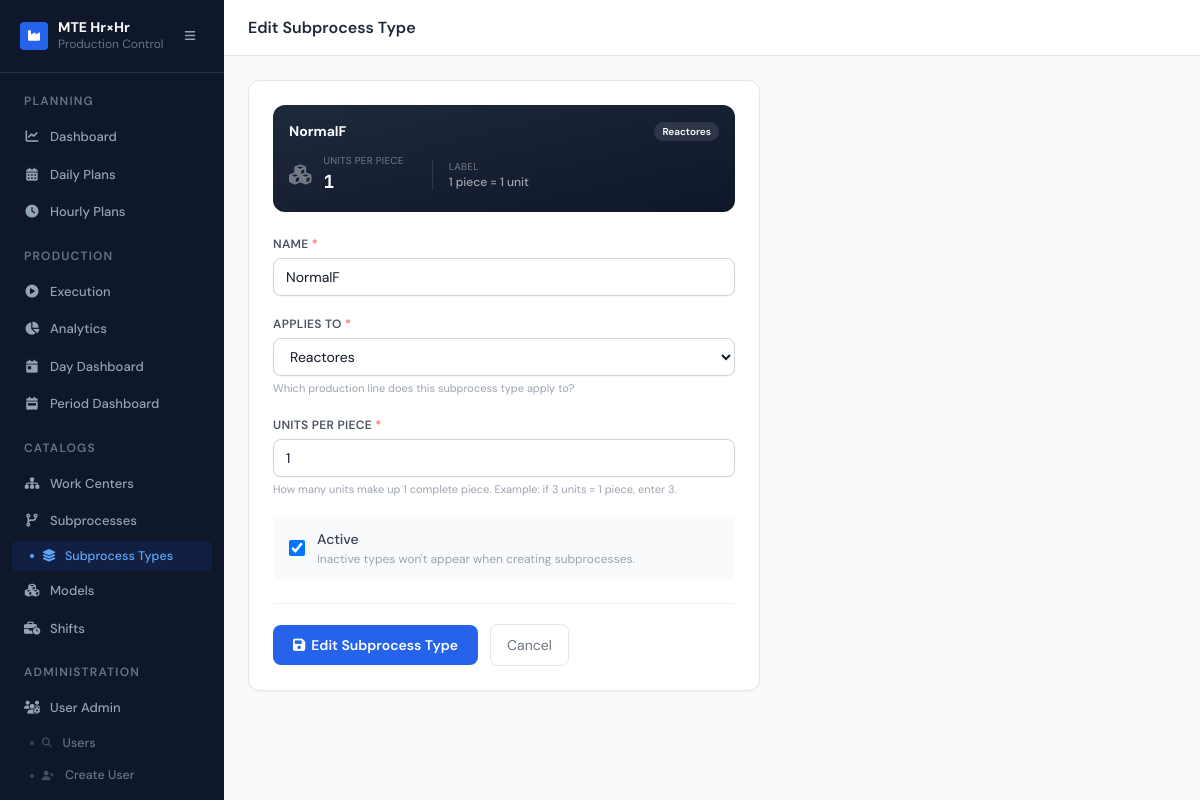
Screenshot of /core/subprocess-types/6/edit/ (signed in) with the database file from the repository.
### core/models.py (models this page shows, shortened)
class SubProcessType(models.Model):
    APPLIES_REACTORES         = "reactores"
    APPLIES_REACTORES_FILTROS = "reactores_filtros"
    APPLIES_CHOICES = [
        (APPLIES_REACTORES,         "Reactores"),
        (APPLIES_REACTORES_FILTROS, "Reactores-Filtros"),
    ]
    name           = models.CharField(max_length=100, unique=True,
                                      verbose_name="Nombre del tipo")
    applies_to     = models.CharField(max_length=30, choices=APPLIES_CHOICES,
                                      verbose_name="Aplica para")
    units_per_piece = models.PositiveIntegerField(
        default=1,
        verbose_name="Contador de unidades por pieza",
        help_text="Cuántas unidades se necesitan para completar 1 pieza. "
                  "Ej: si 3 unidades = 1 pieza, escribe 3.",
    )
    is_active      = models.BooleanField(default=True, verbose_name="Activo")
    created_at     = models.DateTimeField(default=timezone.now)
    class Meta:
        verbose_name        = "Subprocess Type"
        verbose_name_plural = "Subprocess Types"
        ordering            = ["name"]

### core/views.py (the view)
# urls.py: path("subprocess-types/<int:pk>/edit/",   views.spt_update, name="spt_update"),
@login_required
@admin_or_engineer
def spt_update(request, pk):
    if not _require_admin(request):
        return redirect("core:spt_list")
    spt  = get_object_or_404(SubProcessType, pk=pk)
    form = SubProcessTypeForm(request.POST or None, instance=spt)
    if request.method == "POST" and form.is_valid():
        form.save()
        messages.success(request, f"Subprocess type '{spt.name}' updated.")
        return redirect("core:spt_list")
    return render(request, "core/spt_form.html", {
        "form":   form,
        "action": "Edit Subprocess Type",
        "obj":    spt,
    })

### core/views.py (called while the page is built)
def _role(request):
    return get_role(request.user)

def _require_admin(request):
    if _role(request) != "admin":
        messages.error(request, "Only Admins can manage Subprocess Types.")
        return False
    return True

### users/models.py (called while the page is built)
    @property
    def is_admin(self):
        return self.role == self.ROLE_ADMIN

### templates/core/spt_form.html (shortened to what this page needs)
{% extends "base.html" %}
{% block page_title %}{{ action }}{% endblock %}
{% block content %}
<div class="max-w-lg">
  <div class="bg-white rounded-xl border border-gray-200 shadow-sm p-6">
    <div class="mb-6 p-4 rounded-xl bg-gradient-to-br from-slate-800 to-slate-900 text-white"
         id="spt-preview">
      <div class="flex items-center justify-between mb-3">
        <p class="font-bold text-sm" id="prev-name">Type Name</p>
        <span class="text-[10px] font-semibold px-2 py-0.5 rounded-full bg-white/10"
              id="prev-applies">—</span>
      </div>
      <div class="flex items-center gap-3">
        <i class="fas fa-cubes text-white/40 text-xl"></i>
        <div>
          <p class="text-[10px] text-white/40 uppercase tracking-wide">Units per piece</p>
          <p class="mono font-bold text-lg" id="prev-upc">1</p>
        </div>
        <div class="ml-4 border-l border-white/10 pl-4">
          <p class="text-[10px] text-white/40 uppercase tracking-wide">Label</p>
          <p class="text-xs text-white/60 font-medium" id="prev-label">1 piece = 1 unit</p>
        </div>
      </div>
    </div>
    <form method="post" novalidate>
      <div class="space-y-5">
        <div>
          <label class="block text-xs font-semibold text-gray-600 mb-1.5 uppercase tracking-wide">
            Name <span class="text-red-400">*</span>
          </label>
          {{ form.name }}
        </div>
        <div>
          <label class="block text-xs font-semibold text-gray-600 mb-1.5 uppercase tracking-wide">
            Applies to <span class="text-red-400">*</span>
          </label>
          {{ form.applies_to }}
          <p class="text-[11px] text-gray-400 mt-1">
            {{ form.applies_to.help_text }}
          </p>
        </div>
        <div>
          <label class="block text-xs font-semibold text-gray-600 mb-1.5 uppercase tracking-wide">
            Units per Piece <span class="text-red-400">*</span>
          </label>
          {{ form.units_per_piece }}
          <p class="text-[11px] text-gray-400 mt-1">
            {{ form.units_per_piece.help_text }}
          </p>
        </div>
        <div class="flex items-center gap-3 bg-gray-50 rounded-lg px-4 py-3">
          {{ form.is_active }}
          <label class="text-sm font-medium text-gray-700 cursor-pointer"
                 for="{{ form.is_active.id_for_label }}">
            Active
            <span class="block text-xs text-gray-400 font-normal mt-0.5">
              Inactive types won't appear when creating subprocesses.
            </span>
          </label>
        </div>
      </div>
      <div class="flex items-center gap-3 mt-6 pt-5 border-t border-gray-100">
        <button type="submit"
                class="bg-blue-600 hover:bg-blue-700 text-white text-sm font-semibold
                       px-5 py-2.5 rounded-lg transition">
          <i class="fas fa-save mr-1.5"></i>{{ action }}
        </button>
        <a href="{% url 'core:spt_list' %}"
           class="text-sm text-gray-500 hover:text-gray-800 px-4 py-2.5 rounded-lg
                  border border-gray-200 hover:border-gray-300 transition">
          Cancel
        </a>
      </div>
    </form>
  </div>
</div>
{% endblock %}

### templates/base.html (style rules this page uses)
body { font-family: 'DM Sans', sans-serif; }
.mono { font-family: 'JetBrains Mono', monospace; }

### rows the page displays
SubProcessType: name "NormalF", applies_to "Reactores", units_per_piece "1", is_active "☑"

### other values shown
{{ action }} "Edit Subprocess Type"
